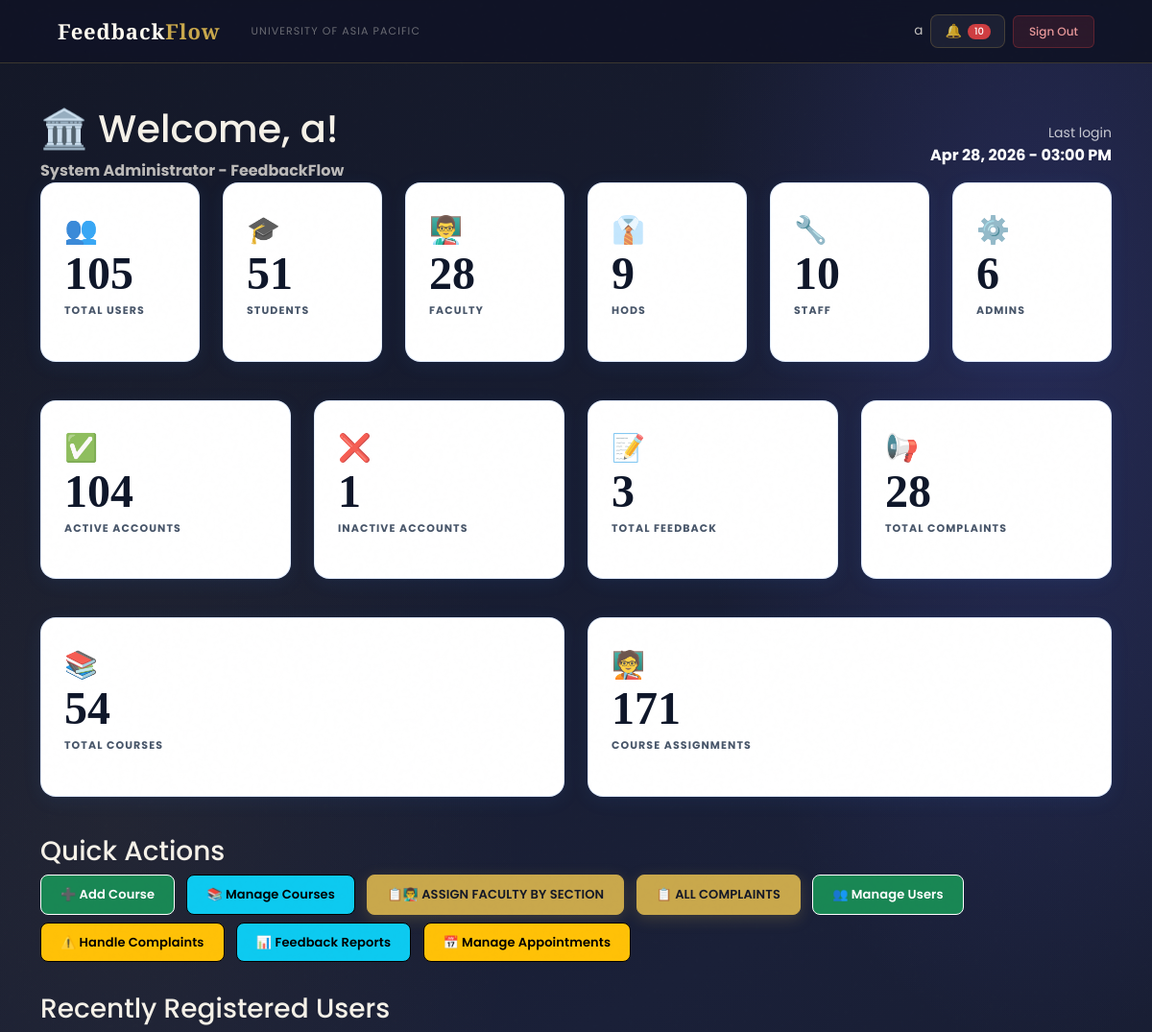
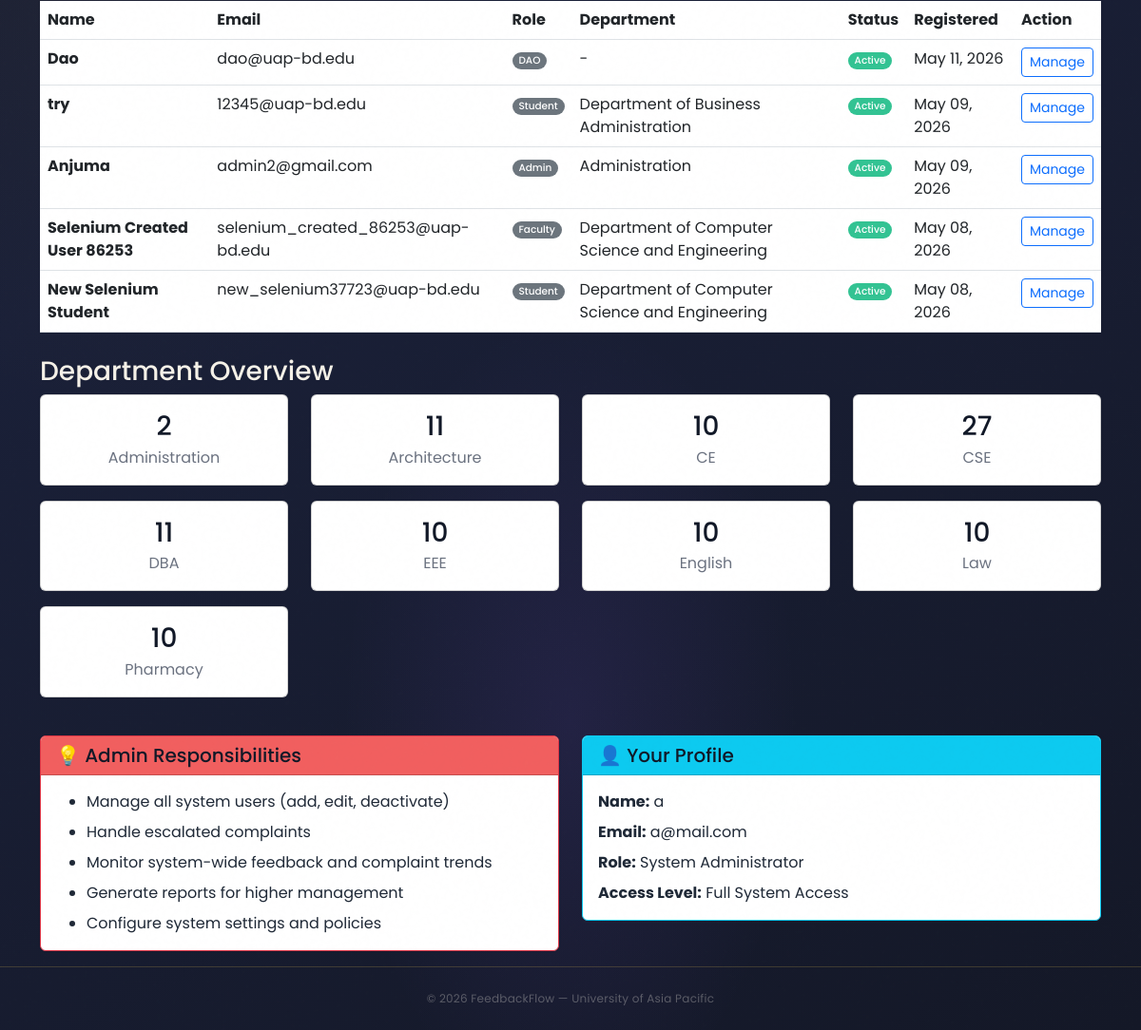
Page /dashboard/admin/ (signed in) on the earlier database version (2 pictures, top to bottom).
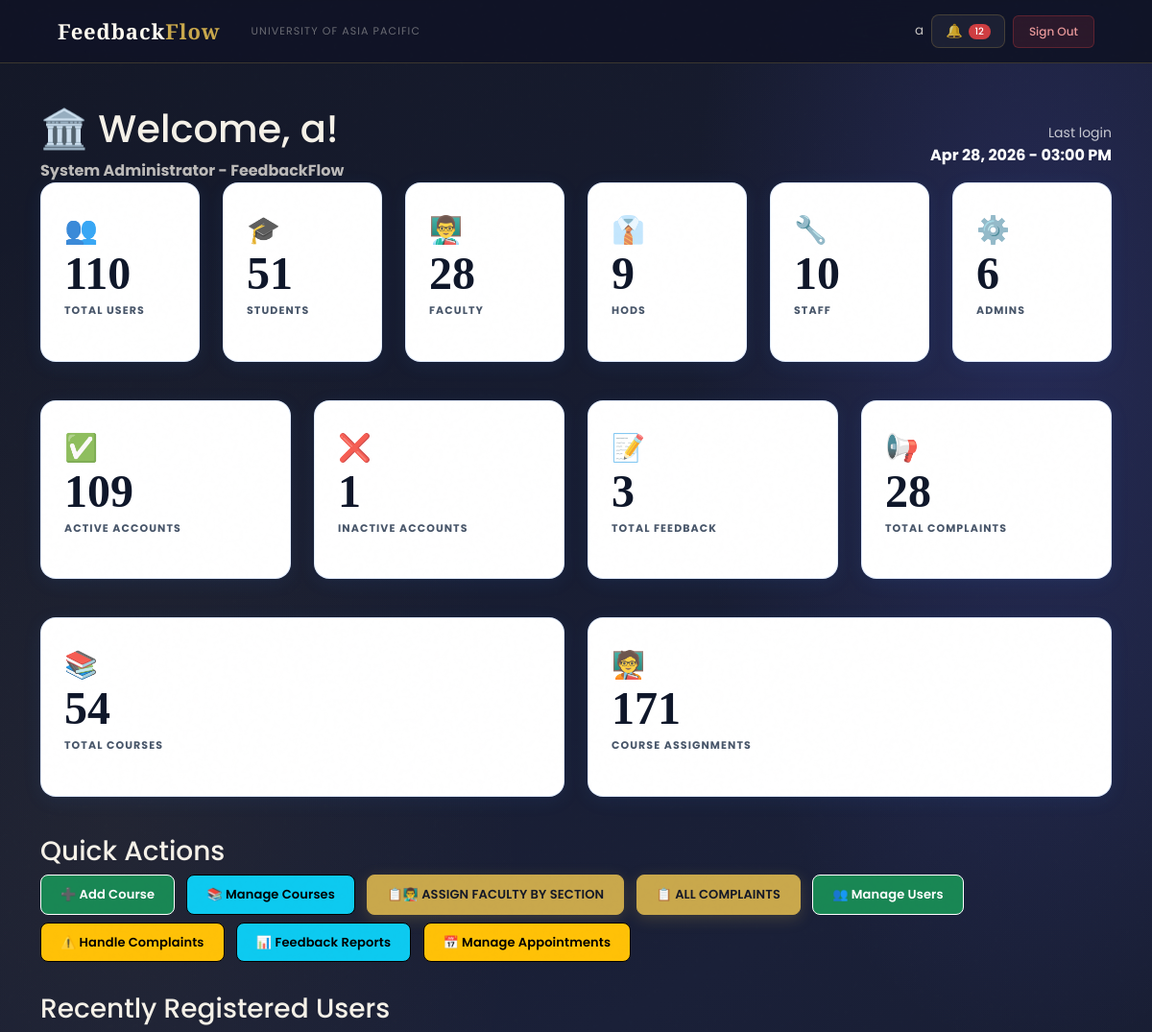
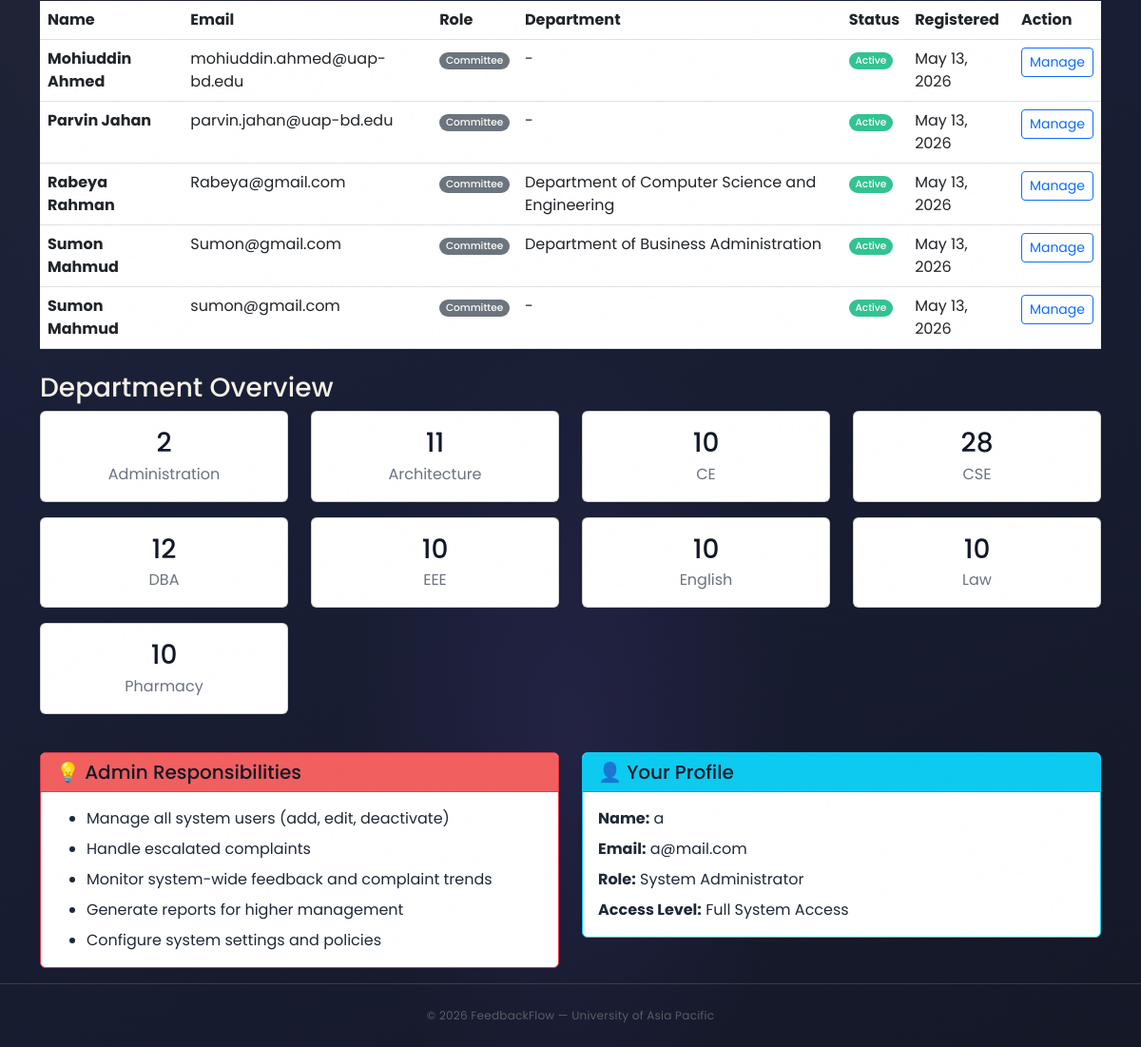
Same page on the later database version (2 pictures, top to bottom).
### users/models.py (models this page shows, shortened)
class User(AbstractBaseUser, PermissionsMixin):
    ROLE_CHOICES = (
        ('Student', 'Student'),
        ('Faculty', 'Faculty'),
        ('HOD', 'Head of Department'),
        ('Staff', 'Staff'),
        ('DAO', 'Dean of Administration Office'),
        ('Admin', 'Administrator'),
        ('Committee', 'Committee Member'),
    )
    DEPARTMENT_CHOICES = (
        ('DBA', 'Department of Business Administration'),
        ('CSE', 'Department of Computer Science and Engineering'),
        ('CE', 'Department of Civil Engineering'),
        ('EEE', 'Department of Electrical and Electronic Engineering'),
        ('Pharmacy', 'Department of Pharmacy'),
        ('Law', 'Department of Law and Human Rights'),
        ('English', 'Department of English'),
        ('Architecture', 'Department of Architecture'),
    )
    COMMITTEE_TYPE_CHOICES = (
        ('Harassment Committee', 'Harassment Committee'),
        ('Proctorial Committee', 'Proctorial Committee'),
    )
    email       = models.EmailField(unique=True, max_length=255)
    full_name   = models.CharField(max_length=150)
    role        = models.CharField(max_length=20, choices=ROLE_CHOICES)
    department  = models.CharField(max_length=100, choices=DEPARTMENT_CHOICES, null=True, blank=True)
    student_id  = models.CharField(max_length=50, unique=True, null=True, blank=True)
    committee_type = models.CharField(
        max_length=50,
        choices=COMMITTEE_TYPE_CHOICES,
        null=True, blank=True
    )
    is_active   = models.BooleanField(default=True)
    is_staff    = models.BooleanField(default=False)
    created_at  = models.DateTimeField(auto_now_add=True)
    updated_at  = models.DateTimeField(auto_now=True)
    USERNAME_FIELD  = 'email'
    REQUIRED_FIELDS = ['full_name']
    objects = UserManager()
    class Meta:
        verbose_name        = 'User'
        verbose_name_plural = 'Users'
        ordering            = ['-created_at']
    def get_short_name(self):
        return self.full_name.split()[0] if self.full_name else self.email

### users/views.py (the view)
# urls.py: path('dashboard/admin/',     views.admin_dashboard,     name='admin_dashboard'),
@login_required
def admin_dashboard(request):
    if request.user.role != 'Admin':
        messages.error(request, 'Access denied. Admin only.')
        return redirect('login')
    user_stats         = User.objects.values('role').annotate(count=Count('id'))
    role_counts        = {stat['role']: stat['count'] for stat in user_stats}
    total_feedback     = Feedback.objects.count()
    total_complaints   = Complaint.objects.count()
    pending_complaints = Complaint.objects.filter(status='Pending').count()
    context = {
        'page_title':         'Admin Dashboard',
        'user':               request.user,
        'total_users':        User.objects.count(),
        'total_courses':      Course.objects.count(),
        'total_assignments':  CourseAssignment.objects.count(),
        'student_count':      role_counts.get('Student', 0),
        'faculty_count':      role_counts.get('Faculty', 0),
        'hod_count':          role_counts.get('HOD', 0),
        'staff_count':        role_counts.get('Staff', 0),
        'admin_count':        role_counts.get('Admin', 0),
        'active_users':       User.objects.filter(is_active=True).count(),
        'inactive_users':     User.objects.filter(is_active=False).count(),
        'department_stats':   User.objects.filter(department__isnull=False).values('department').annotate(count=Count('id')),
        'total_feedback':     total_feedback,
        'total_complaints':   total_complaints,
        'pending_complaints': pending_complaints,
        'recent_users':       User.objects.order_by('-created_at')[:5],
    }
    return render(request, 'users/admin_dashboard.html', context)

### users/context_processors.py (called while the page is built)
def notifications_count(request):
    if request.user.is_authenticated:
        from users.models import Notification
        count = Notification.objects.filter(
            recipient=request.user,
            is_read=False
        ).count()
        return {'unread_notifications_count': count}
    return {'unread_notifications_count': 0}

### users/templates/users/admin_dashboard.html (shortened to what the changed rows need)
{% extends 'users/dashboard_base.html' %}
{% block content %}
<div class="container mt-4">
    <div class="dashboard-header">
        <div class="row align-items-center">
            <div class="col-md-8">
                <h1>🏛️ Welcome, {{ user.full_name }}!</h1>
            </div>
        </div>
    </div>
    <div class="row mb-4">
        <div class="col-lg-2 col-md-4 col-sm-6 mb-3">
            <div class="stat-card blue">
                <span class="stat-icon">👥</span>
                <h2 class="stat-number">{{ total_users }}</h2>
                <p class="stat-label">Total Users</p>
            </div>
        </div>
        <div class="col-lg-2 col-md-4 col-sm-6 mb-3">
            <div class="stat-card purple">
                <h2 class="stat-number">{{ student_count }}</h2>
            </div>
        </div>
        <div class="col-lg-2 col-md-4 col-sm-6 mb-3">
            <div class="stat-card green">
                <h2 class="stat-number">{{ faculty_count }}</h2>
            </div>
        </div>
        <div class="col-lg-2 col-md-4 col-sm-6 mb-3">
            <div class="stat-card yellow">
                <h2 class="stat-number">{{ hod_count }}</h2>
            </div>
        </div>
        <div class="col-lg-2 col-md-4 col-sm-6 mb-3">
            <div class="stat-card indigo">
                <h2 class="stat-number">{{ staff_count }}</h2>
            </div>
        </div>
        <div class="col-lg-2 col-md-4 col-sm-6 mb-3">
            <div class="stat-card red">
                <h2 class="stat-number">{{ admin_count }}</h2>
            </div>
        </div>
    </div>
    <div class="row mb-4">
        <div class="col-lg-3 col-md-6 mb-3">
            <div class="stat-card green">
                <span class="stat-icon">✅</span>
                <h2 class="stat-number">{{ active_users }}</h2>
                <p class="stat-label">Active Accounts</p>
            </div>
        </div>
        <div class="col-lg-3 col-md-6 mb-3">
            <div class="stat-card yellow">
                <h2 class="stat-number">{{ inactive_users }}</h2>
            </div>
        </div>
        <div class="col-lg-3 col-md-6 mb-3">
            <div class="stat-card blue">
                <h2 class="stat-number">{{ total_feedback }}</h2>
            </div>
        </div>
        <div class="col-lg-3 col-md-6 mb-3">
            <div class="stat-card purple">
                <h2 class="stat-number">{{ total_complaints }}</h2>
            </div>
        </div>
    </div>
    <div class="row mb-4">
        <div class="col-lg-6 col-md-6 mb-3">
            <div class="stat-card blue">
                <h2 class="stat-number">{{ total_courses }}</h2>
            </div>
        </div>
        <div class="col-lg-6 col-md-6 mb-3">
            <div class="stat-card green">
                <h2 class="stat-number">{{ total_assignments }}</h2>
            </div>
        </div>
    </div>
    <div class="row mb-4">
        <div class="col-12">
            <div class="modern-table">
                <table class="table table-hover mb-0">
                    <thead>
                    <tr>
                        <th>Name</th>
                        <th>Email</th>
                        <th>Role</th>
                        <th>Department</th>
                        <th>Status</th>
                        <th>Registered</th>
                        <th>Action</th>
                    </tr>
                    </thead>
                    <tbody>
                    {% for recent_user in recent_users %}
                    <tr>
                        <td><strong>{{ recent_user.full_name }}</strong></td>
                        <td>{{ recent_user.email }}</td>
                        <td>
                            <span class="badge bg-secondary">{{ recent_user.role }}</span>
                        </td>
                        <td>{{ recent_user.get_department_display|default:"-" }}</td>
                        <td>
                            {% if recent_user.is_active %}
                            <span class="badge bg-success">Active</span>
                            {% else %}
                            <span class="badge bg-danger">Inactive</span>
                            {% endif %}
                        </td>
                        <td>{{ recent_user.created_at|date:"M d, Y" }}</td>
                        <td>
                            <a href="{% url 'admin_user_edit' recent_user.id %}" class="btn btn-sm btn-outline-primary">Manage</a>
                        </td>
                    </tr>
                    {% empty %}
                    <tr>
                        <td colspan="7" class="text-center text-muted">No users registered yet</td>
                    </tr>
                    {% endfor %}
                    </tbody>
                </table>
            </div>
        </div>
    </div>
    <div class="row mb-4">
        <div class="col-12">
            <div class="row">
                {% for dept_stat in department_stats %}
                <div class="col-md-3 mb-3">
                    <div class="card info-card">
                        <div class="card-body text-center">
                            <h3 class="mb-1">{{ dept_stat.count }}</h3>
                            <p class="text-muted mb-0">{{ dept_stat.department }}</p>
                        </div>
                    </div>
                </div>
                {% empty %}
                <div class="col-12">
                    <div class="alert alert-info">
                        No department statistics available yet
                    </div>
                </div>
                {% endfor %}
            </div>
        </div>
    </div>
</div>
{% endblock %}

### users/templates/users/base.html (shortened to what this page needs)
<!DOCTYPE html>
<html lang="en">
<head>
    <link href="https://cdn.jsdelivr.net/npm/bootstrap@5.3.0/dist/css/bootstrap.min.css" rel="stylesheet">
</head>
<body>
<nav class="navbar navbar-expand-lg">
    <div class="container-fluid d-flex align-items-center gap-3">
        <a class="navbar-brand" href="/">Feedback<em>Flow</em></a>
        <span class="navbar-text d-none d-md-inline">University of Asia Pacific</span>
        {% if user.is_authenticated %}
        <div class="ms-auto d-flex align-items-center gap-2">
            <span class="nav-user-info d-none d-md-inline">{{ user.get_short_name }}</span>
            <a href="{% url 'notifications' %}" class="btn-bell">
                🔔
                {% if unread_notifications_count > 0 %}
                <span class="badge bg-danger" style="font-size:10px;padding:3px 7px;">{{ unread_notifications_count }}</span>
                {% endif %}
            </a>
            <a href="{% url 'logout' %}" class="btn-logout">Sign Out</a>
        </div>
        {% else %}
        <div class="ms-auto">
            <a href="{% url 'login' %}" class="btn-login">Login</a>
        </div>
        {% endif %}
    </div>
</nav>
<main>{% block content %}{% endblock %}</main>
<footer>
    <p>© 2026 FeedbackFlow — University of Asia Pacific</p>
</footer>
</body>
</html>

Differences in the rows shown:
no longer on this page (row unchanged): User: full_name "Dao", email "dao@uap-bd.edu", role "DAO", department "-", is_active "Active", created_at "May 11, 2026"
no longer on this page (row unchanged): User: full_name "try", email "12345@uap-bd.edu", role "Student", department "Department of Business Administration", is_active "Active", created_at "May 09, 2026"
no longer on this page (row unchanged): User: full_name "Anjuma", email "admin2@gmail.com", role "Admin", department "Administration", is_active "Active", created_at "May 09, 2026"
no longer on this page (row unchanged): User: full_name "Selenium Created User 86253", email "selenium_created_86253@uap-bd.edu", role "Faculty", department "Department of Computer Science and Engineering", is_active "Active", created_at "May 08, 2026"
no longer on this page (row unchanged): User: full_name "New Selenium Student", email "new_selenium37723@uap-bd.edu", role "Student", department "Department of Computer Science and Engineering", is_active "Active", created_at "May 08, 2026"
added User: full_name "Mohiuddin Ahmed", email "mohiuddin.ahmed@uap-bd.edu", role "Committee", department "-", is_active "Active", created_at "May 13, 2026"
added User: full_name "Parvin Jahan", email "parvin.jahan@uap-bd.edu", role "Committee", department "-", is_active "Active", created_at "May 13, 2026"
added User: full_name "Rabeya Rahman", email "Rabeya@gmail.com", role "Committee", department "Department of Computer Science and Engineering", is_active "Active", created_at "May 13, 2026"
added User: full_name "Sumon Mahmud", email "Sumon@gmail.com", role "Committee", department "Department of Business Administration", is_active "Active", created_at "May 13, 2026"
added User: full_name "Sumon Mahmud", email "sumon@gmail.com", role "Committee", department "-", is_active "Active", created_at "May 13, 2026"
Other differences:
{{ unread_notifications_count }}: "10" → "12"
{{ total_users }}: "105" → "110"
{{ active_users }}: "104" → "109"
new list line: "28 CSE"
new list line: "12 DBA"
list line gone: "27 CSE"
list line gone: "11 DBA"
